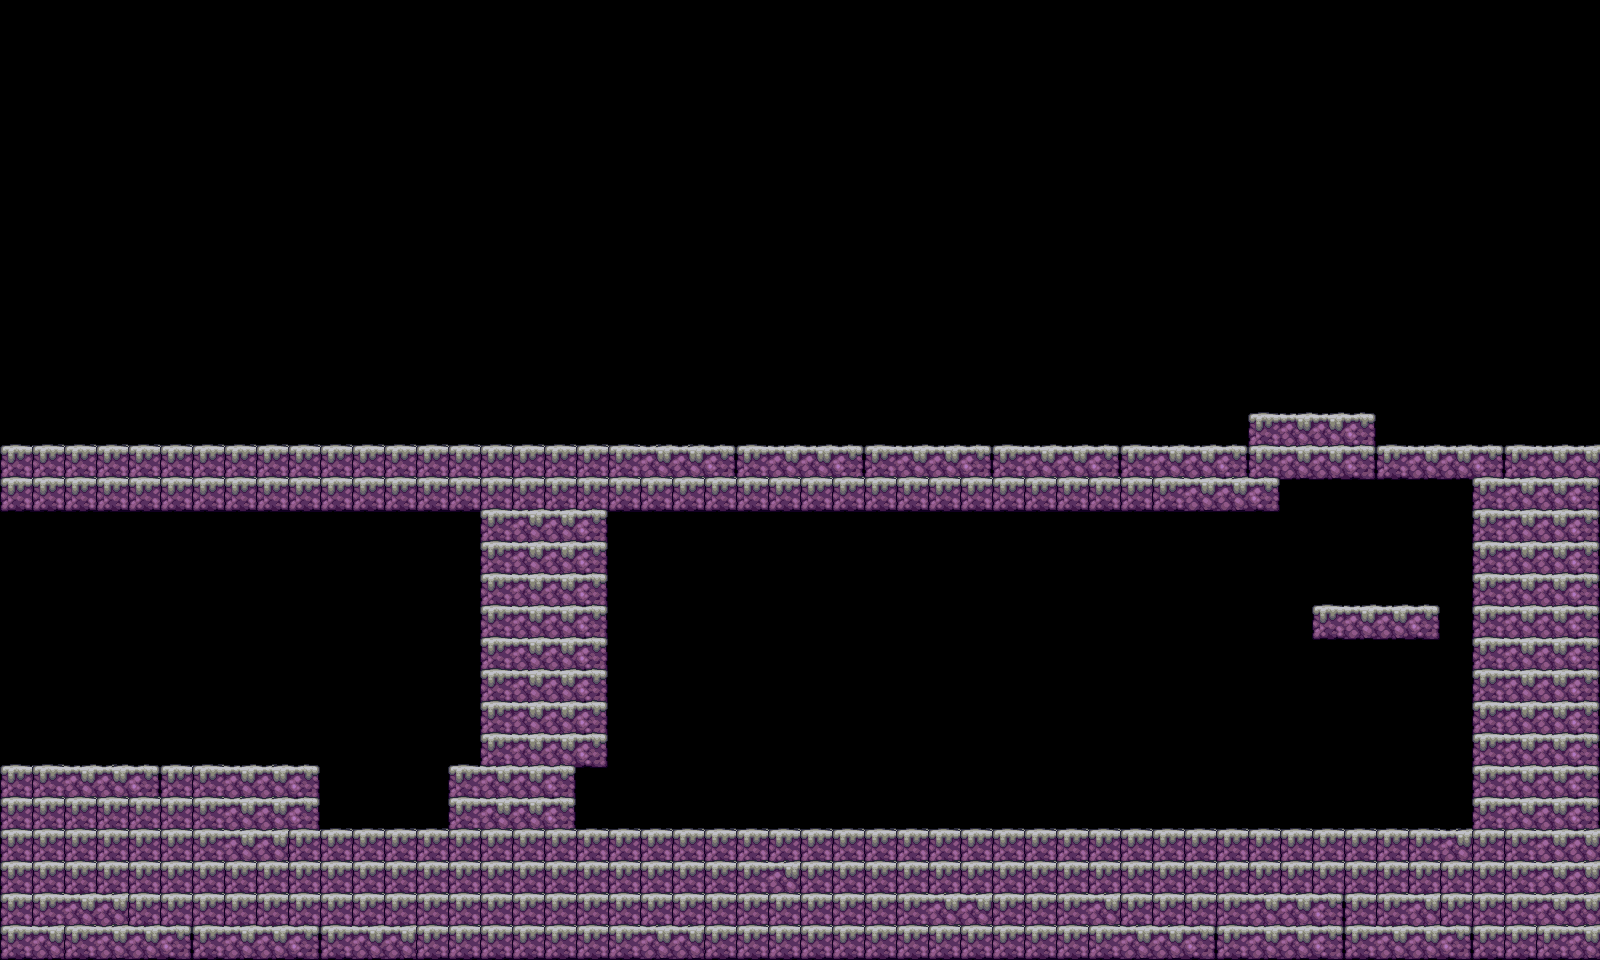

A 2D game scene composited from a Tiled map and its tileset images. What follows is a short description and the map's XML, with every tile layer's data as written:
An orthogonal 50x30 tile map with 32x32 px tiles, 1 tile layer (Tile Layer 1).

<map version="1.10" tiledversion="1.10.0" orientation="orthogonal" renderorder="right-down" width="50" height="30" tilewidth="32" tileheight="32" infinite="0" nextlayerid="2" nextobjectid="1">
 <tileset firstgid="1" source="terrain.tsx" />
 <layer id="1" name="Tile Layer 1" width="50" height="30">
  <data encoding="csv">
0,0,0,0,0,0,0,0,0,0,0,0,0,0,0,0,0,0,0,0,0,0,0,0,0,0,0,0,0,0,0,0,0,0,0,0,0,0,0,0,0,0,0,0,0,0,0,0,0,0,
0,0,0,0,0,0,0,0,0,0,0,0,0,0,0,0,0,0,0,0,0,0,0,0,0,0,0,0,0,0,0,0,0,0,0,0,0,0,0,0,0,0,0,0,0,0,0,0,0,0,
0,0,0,0,0,0,0,0,0,0,0,0,0,0,0,0,0,0,0,0,0,0,0,0,0,0,0,0,0,0,0,0,0,0,0,0,0,0,0,0,0,0,0,0,0,0,0,0,0,0,
0,0,0,0,0,0,0,0,0,0,0,0,0,0,0,0,0,0,0,0,0,0,0,0,0,0,0,0,0,0,0,0,0,0,0,0,0,0,0,0,0,0,0,0,0,0,0,0,0,0,
0,0,0,0,0,0,0,0,0,0,0,0,0,0,0,0,0,0,0,0,0,0,0,0,0,0,0,0,0,0,0,0,0,0,0,0,0,0,0,0,0,0,0,0,0,0,0,0,0,0,
0,0,0,0,0,0,0,0,0,0,0,0,0,0,0,0,0,0,0,0,0,0,0,0,0,0,0,0,0,0,0,0,0,0,0,0,0,0,0,0,0,0,0,0,0,0,0,0,0,0,
0,0,0,0,0,0,0,0,0,0,0,0,0,0,0,0,0,0,0,0,0,0,0,0,0,0,0,0,0,0,0,0,0,0,0,0,0,0,0,0,0,0,0,0,0,0,0,0,0,0,
0,0,0,0,0,0,0,0,0,0,0,0,0,0,0,0,0,0,0,0,0,0,0,0,0,0,0,0,0,0,0,0,0,0,0,0,0,0,0,0,0,0,0,0,0,0,0,0,0,0,
0,0,0,0,0,0,0,0,0,0,0,0,0,0,0,0,0,0,0,0,0,0,0,0,0,0,0,0,0,0,0,0,0,0,0,0,0,0,0,0,0,0,0,0,0,0,0,0,0,0,
0,0,0,0,0,0,0,0,0,0,0,0,0,0,0,0,0,0,0,0,0,0,0,0,0,0,0,0,0,0,0,0,0,0,0,0,0,0,0,0,0,0,0,0,0,0,0,0,0,0,
0,0,0,0,0,0,0,0,0,0,0,0,0,0,0,0,0,0,0,0,0,0,0,0,0,0,0,0,0,0,0,0,0,0,0,0,0,0,0,0,0,0,0,0,0,0,0,0,0,0,
0,0,0,0,0,0,0,0,0,0,0,0,0,0,0,0,0,0,0,0,0,0,0,0,0,0,0,0,0,0,0,0,0,0,0,0,0,0,0,0,0,0,0,0,0,0,0,0,0,0,
0,0,0,0,0,0,0,0,0,0,0,0,0,0,0,0,0,0,0,0,0,0,0,0,0,0,0,0,0,0,0,0,0,0,0,0,0,0,0,0,0,0,0,0,0,0,0,0,0,0,
0,0,0,0,0,0,0,0,0,0,0,0,0,0,0,0,0,0,0,0,0,0,0,0,0,0,0,0,0,0,0,0,0,0,0,0,0,0,0,1,0,0,0,0,0,0,0,0,0,0,
1,1,1,1,1,1,1,1,1,1,1,1,1,1,1,1,1,1,1,1,0,0,0,1,0,0,0,1,0,0,0,1,0,0,0,1,0,0,0,1,0,0,0,1,0,0,0,1,0,0,
1,1,1,1,1,1,1,1,1,1,1,1,1,1,1,1,1,1,1,1,1,1,1,1,1,1,1,1,1,1,1,1,1,1,1,1,1,0,0,0,0,0,0,0,0,0,1,0,0,0,
0,0,0,0,0,0,0,0,0,0,0,0,0,0,0,1,0,0,0,0,0,0,0,0,0,0,0,0,0,0,0,0,0,0,0,0,0,0,0,0,0,0,0,0,0,0,1,0,0,0,
0,0,0,0,0,0,0,0,0,0,0,0,0,0,0,1,0,0,0,0,0,0,0,0,0,0,0,0,0,0,0,0,0,0,0,0,0,0,0,0,0,0,0,0,0,0,1,0,0,0,
0,0,0,0,0,0,0,0,0,0,0,0,0,0,0,1,0,0,0,0,0,0,0,0,0,0,0,0,0,0,0,0,0,0,0,0,0,0,0,0,0,0,0,0,0,0,1,0,0,0,
0,0,0,0,0,0,0,0,0,0,0,0,0,0,0,1,0,0,0,0,0,0,0,0,0,0,0,0,0,0,0,0,0,0,0,0,0,0,0,0,0,1,0,0,0,0,1,0,0,0,
0,0,0,0,0,0,0,0,0,0,0,0,0,0,0,1,0,0,0,0,0,0,0,0,0,0,0,0,0,0,0,0,0,0,0,0,0,0,0,0,0,0,0,0,0,0,1,0,0,0,
0,0,0,0,0,0,0,0,0,0,0,0,0,0,0,1,0,0,0,0,0,0,0,0,0,0,0,0,0,0,0,0,0,0,0,0,0,0,0,0,0,0,0,0,0,0,1,0,0,0,
0,0,0,0,0,0,0,0,0,0,0,0,0,0,0,1,0,0,0,0,0,0,0,0,0,0,0,0,0,0,0,0,0,0,0,0,0,0,0,0,0,0,0,0,0,0,1,0,0,0,
0,0,0,0,0,0,0,0,0,0,0,0,0,0,0,1,0,0,0,0,0,0,0,0,0,0,0,0,0,0,0,0,0,0,0,0,0,0,0,0,0,0,0,0,0,0,1,0,0,0,
1,1,0,0,0,1,1,0,0,0,0,0,0,0,1,0,0,0,0,0,0,0,0,0,0,0,0,0,0,0,0,0,0,0,0,0,0,0,0,0,0,0,0,0,0,0,1,0,0,0,
1,1,1,1,1,1,1,0,0,0,0,0,0,0,1,0,0,0,0,0,0,0,0,0,0,0,0,0,0,0,0,0,0,0,0,0,0,0,0,0,0,0,0,0,0,0,1,0,0,0,
1,1,1,1,1,1,1,0,0,1,1,1,1,1,1,1,1,1,1,1,1,1,1,1,1,1,1,1,1,1,1,1,1,1,1,1,1,1,1,1,1,1,1,1,1,0,1,1,0,0,
1,1,1,1,1,1,1,1,1,1,1,1,1,1,1,1,1,1,1,1,1,1,1,1,0,1,1,1,1,1,1,1,1,1,1,1,1,1,1,1,1,1,1,1,1,1,1,1,0,0,
1,1,0,0,1,1,1,1,1,1,1,1,1,1,1,1,1,1,1,1,1,1,1,1,1,1,1,1,1,0,0,1,1,1,0,1,1,1,1,0,0,0,1,1,0,1,1,1,0,0,
1,0,1,0,0,0,1,0,0,0,1,0,0,1,1,1,1,1,1,1,0,0,1,1,1,1,1,1,1,1,1,1,1,1,1,0,0,0,1,0,0,0,1,0,0,0,1,1,1,0
</data>
 </layer>
</map>